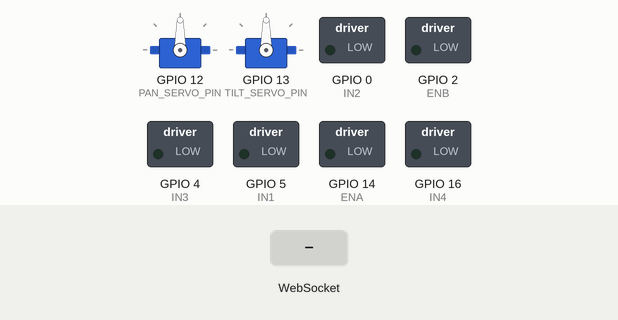
The sketch below on a simulated ESP8266 (NodeMCU). Shown: 2 × servo, switched loads named in the sketch (green lamp = pin HIGH). The test bench sets the inputs (shaded band). WiFi joins after 1.5 s; servers stay silent unless stated; what the sketch prints to the serial monitor is not drawn.

Above: at 2.7 s.
2.8 s: WebSocket text "1" received
At 3.5 s:
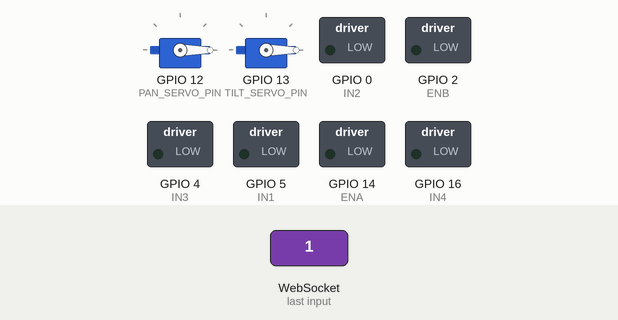
Timing chart, 0 to 5.8 s (numbered marks = the images above; inputs shaded):
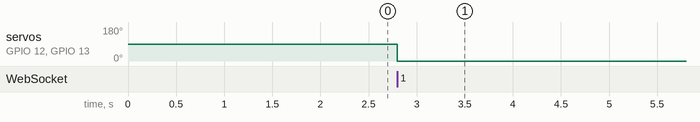

The sketch:

sketch_apr2a.ino
```cpp
#include <ESP8266WiFi.h>
#include <WebSocketsServer.h>
#include <ArduinoJson.h>
#include <Servo.h>

const char* ssid = "ESP32-CAM";
const char* password = "123456789";

// Static IP configuration
IPAddress local_IP(192, 168, 22, 159);
IPAddress gateway(192, 168, 1, 1);
IPAddress subnet(255, 255, 255, 0);
IPAddress primaryDNS(8, 8, 8, 8);
IPAddress secondaryDNS(8, 8, 4, 4);

// Motor control pins
#define ENA 14  // Left motors PWM
#define ENB 2   // Right motors PWM
#define IN1 5   // Left motor forward
#define IN2 0   // Left motor backward
#define IN3 4   // Right motor forward
#define IN4 16  // Right motor backward

// Servo control pins
#define PAN_SERVO_PIN 12  // D6
#define TILT_SERVO_PIN 13 // D7

Servo panServo;
Servo tiltServo;

WebSocketsServer webSocket = WebSocketsServer(81);
int currentSpeed = 150;
int panAngle = 90;
int tiltAngle = 90;

void setup() {
    pinMode(ENA, OUTPUT);
    pinMode(ENB, OUTPUT);
    pinMode(IN1, OUTPUT);
    pinMode(IN2, OUTPUT);
    pinMode(IN3, OUTPUT);
    pinMode(IN4, OUTPUT);

    panServo.attach(PAN_SERVO_PIN);
    tiltServo.attach(TILT_SERVO_PIN);

    panServo.write(panAngle);
    tiltServo.write(tiltAngle);

    Serial.begin(115200);

    WiFi.config(local_IP, gateway, subnet, primaryDNS, secondaryDNS);
    WiFi.begin(ssid, password);

    while (WiFi.status() != WL_CONNECTED) {
        delay(500);
        Serial.print(".");
    }

    Serial.println("\nConnected to WiFi");
    Serial.print("IP address: ");
    Serial.println(WiFi.localIP());

    webSocket.begin();
    webSocket.onEvent(webSocketEvent);

    analogWriteFreq(1000);
    analogWriteRange(255);
}

void loop() {
    webSocket.loop();
}

void webSocketEvent(uint8_t num, WStype_t type, uint8_t * payload, size_t length) {
    if (type == WStype_TEXT) {
        StaticJsonDocument<200> doc;
        deserializeJson(doc, payload);

        int left = doc["left"];
        int right = doc["right"];
        int pan = doc["pan"];
        int tilt = doc["tilt"];

        setMotors(left, right);
        setPanTilt(pan, tilt);

        // Send updated pan/tilt angles back to the client
        StaticJsonDocument<200> response;
        response["pan"] = panAngle;
        response["tilt"] = tiltAngle;

        String responseStr;
        serializeJson(response, responseStr);
        webSocket.sendTXT(num, responseStr);
    }
}

void setMotors(int leftSpeed, int rightSpeed) {
    digitalWrite(IN1, leftSpeed > 0 ? HIGH : LOW);
    digitalWrite(IN2, leftSpeed < 0 ? HIGH : LOW);
    analogWrite(ENA, constrain(abs(leftSpeed), 0, 255));

    digitalWrite(IN3, rightSpeed > 0 ? HIGH : LOW);
    digitalWrite(IN4, rightSpeed < 0 ? HIGH : LOW);
    analogWrite(ENB, constrain(abs(rightSpeed), 0, 255));
}

void setPanTilt(int pan, int tilt) {
    panAngle = constrain(pan, 0, 180);
    tiltAngle = constrain(tilt, 0, 180);

    panServo.write(panAngle);
    tiltServo.write(tiltAngle);
}
```

Measured:
- after the input at 2.8 s, servo on GPIO 12 (PAN_SERVO_PIN), servo on GPIO 13 (TILT_SERVO_PIN): 90° → 0° at once
